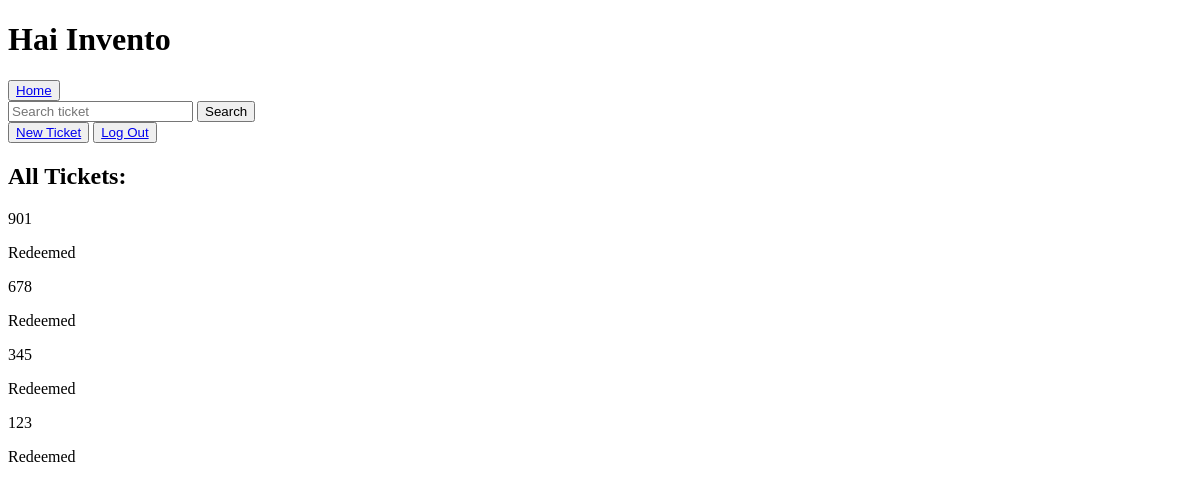
Before: / (signed in) with the older database file.
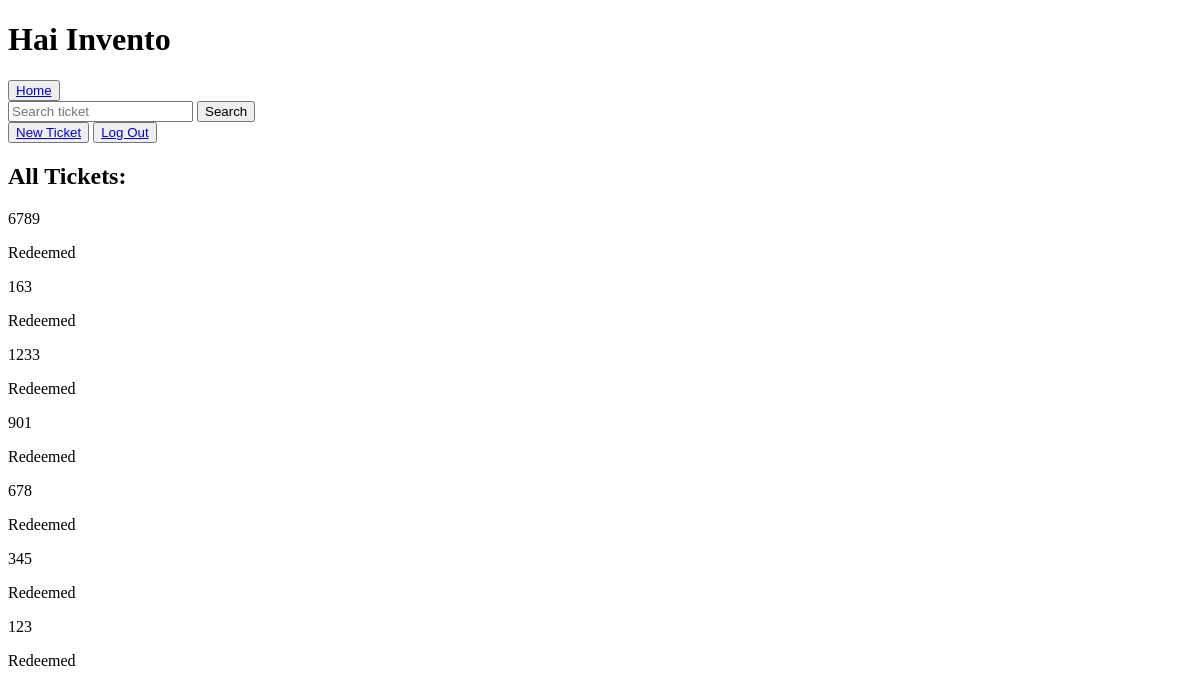
After: the same page with the newer database file.
### ticketList/models.py (models this page shows)
class ticket_info(models.Model):
    IDtkt = models.IntegerField(unique=True)
    status = models.CharField(max_length=50, default='Active')

### ticketList/views.py (the view)
# urls.py: path('', views.index, name='home'),
@login_required(login_url='invento_login')
def index(request):
    tickets = ticket_info.objects.all()
    return render(request, 'index.html', {'tickets': tickets})

### Templates/index.html (shortened to what this page needs)
{% load static %}
<!DOCTYPE html>
<html lang="en">
<head>
</head>
<body>
    <h1>Hai Invento</h1>
    <button><a href="{% url 'home' %}">Home</a></button>
    <form class="search-form" action="{% url 'search_ticket' %}" method="POST" enctype="multipart/form-data">
        <input type="text" placeholder="Search ticket" name="ticket_id">
        <button type="submit">Search</button>
    </form>
    <button><a href="new">New Ticket</a></button>
    <button><a href="invento_logout">Log Out</a></button>
    <h2>All Tickets:</h2>
    {% for ticket in tickets reversed %}
    <p>{{ ticket.IDtkt }}</p>
    {% if ticket.status != "Redeemed" %}
    <form action="redeem" method="POST" enctype="multipart/form-data">
        {% csrf_token %}
        <input type="hidden" name="ticket_id" value="{{ ticket.IDtkt }}">
        <input type="hidden" name="statusupdate" value="Redeemed">
        <button type="submit">{{ ticket.status }} Click to Redeeme</button>
    </form>
    {% else %}
    <p>{{ ticket.status }}</p>
    {% endif %}
    {% endfor %}
</body>
</html>

Changed rows visible on the page:
added ticket_info: IDtkt "6789", status "Redeemed"
added ticket_info: IDtkt "163", status "Redeemed"
added ticket_info: IDtkt "1233", status "Redeemed"
